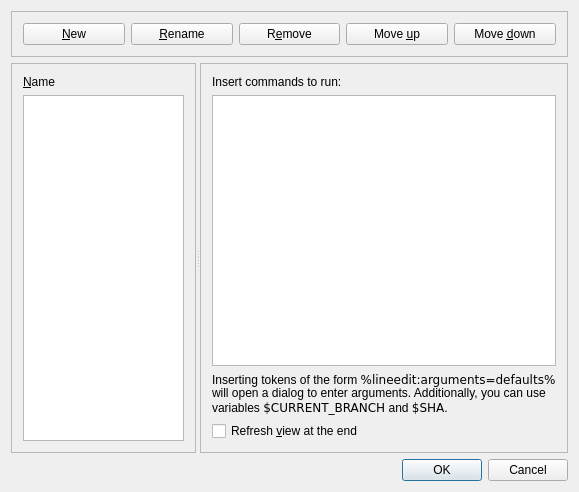
<?xml version="1.0" encoding="UTF-8"?>
<ui version="4.0">
 <class>CustomActionBase</class>
 <widget class="QDialog" name="CustomActionBase">
  <property name="geometry">
   <rect>
    <x>0</x>
    <y>0</y>
    <width>579</width>
    <height>492</height>
   </rect>
  </property>
  <property name="windowTitle">
   <string>Actions builder</string>
  </property>
  <property name="windowIcon">
   <iconset theme="bookmarks" resource="icons.qrc">
    <normaloff>:/icons/resources/bookmark.png</normaloff>:/icons/resources/bookmark.png</iconset>
  </property>
  <layout class="QVBoxLayout" name="verticalLayout">
   <item>
    <widget class="QFrame" name="frame">
     <property name="sizePolicy">
      <sizepolicy hsizetype="Preferred" vsizetype="Fixed">
       <horstretch>0</horstretch>
       <verstretch>0</verstretch>
      </sizepolicy>
     </property>
     <property name="frameShape">
      <enum>QFrame::StyledPanel</enum>
     </property>
     <property name="frameShadow">
      <enum>QFrame::Raised</enum>
     </property>
     <layout class="QHBoxLayout" name="horizontalLayout">
      <item>
       <widget class="QPushButton" name="pushButtonNew">
        <property name="text">
         <string>&amp;New</string>
        </property>
        <property name="icon">
         <iconset theme="bookmark-new" resource="icons.qrc">
          <normaloff>:/icons/resources/bookmark_add.png</normaloff>:/icons/resources/bookmark_add.png</iconset>
        </property>
        <property name="shortcut">
         <string>Alt+N</string>
        </property>
       </widget>
      </item>
      <item>
       <widget class="QPushButton" name="pushButtonRename">
        <property name="text">
         <string>&amp;Rename</string>
        </property>
        <property name="icon">
         <iconset theme="edit-rename" resource="icons.qrc">
          <normaloff>:/icons/resources/pencil.png</normaloff>:/icons/resources/pencil.png</iconset>
        </property>
        <property name="shortcut">
         <string>Alt+R</string>
        </property>
       </widget>
      </item>
      <item>
       <widget class="QPushButton" name="pushButtonRemove">
        <property name="text">
         <string>R&amp;emove</string>
        </property>
        <property name="icon">
         <iconset theme="edit-delete" resource="icons.qrc">
          <normaloff>:/icons/resources/remove.png</normaloff>:/icons/resources/remove.png</iconset>
        </property>
        <property name="shortcut">
         <string>Alt+E</string>
        </property>
       </widget>
      </item>
      <item>
       <widget class="QPushButton" name="pushButtonMoveUp">
        <property name="layoutDirection">
         <enum>Qt::LeftToRight</enum>
        </property>
        <property name="text">
         <string>Move &amp;up</string>
        </property>
        <property name="icon">
         <iconset theme="arrow-up" resource="icons.qrc">
          <normaloff>:/icons/resources/1uparrow.png</normaloff>:/icons/resources/1uparrow.png</iconset>
        </property>
        <property name="shortcut">
         <string>Alt+U</string>
        </property>
       </widget>
      </item>
      <item>
       <widget class="QPushButton" name="pushButtonMoveDown">
        <property name="text">
         <string>Move &amp;down</string>
        </property>
        <property name="icon">
         <iconset theme="arrow-down" resource="icons.qrc">
          <normaloff>:/icons/resources/1downarrow.png</normaloff>:/icons/resources/1downarrow.png</iconset>
        </property>
        <property name="shortcut">
         <string>Alt+D</string>
        </property>
       </widget>
      </item>
     </layout>
    </widget>
   </item>
   <item>
    <widget class="QSplitter" name="splitter">
     <property name="sizePolicy">
      <sizepolicy hsizetype="Expanding" vsizetype="Expanding">
       <horstretch>0</horstretch>
       <verstretch>0</verstretch>
      </sizepolicy>
     </property>
     <property name="orientation">
      <enum>Qt::Horizontal</enum>
     </property>
     <widget class="QFrame" name="frame_3">
      <property name="frameShape">
       <enum>QFrame::StyledPanel</enum>
      </property>
      <property name="frameShadow">
       <enum>QFrame::Raised</enum>
      </property>
      <layout class="QVBoxLayout" name="verticalLayout_3">
       <item>
        <widget class="QLabel" name="labelActionName">
         <property name="text">
          <string>&amp;Name</string>
         </property>
         <property name="buddy">
          <cstring>listWidgetNames</cstring>
         </property>
        </widget>
       </item>
       <item>
        <widget class="QListWidget" name="listWidgetNames"/>
       </item>
      </layout>
     </widget>
     <widget class="QFrame" name="frame_2">
      <property name="frameShape">
       <enum>QFrame::StyledPanel</enum>
      </property>
      <property name="frameShadow">
       <enum>QFrame::Raised</enum>
      </property>
      <layout class="QVBoxLayout" name="verticalLayout_2">
       <item>
        <widget class="QLabel" name="textLabel1">
         <property name="text">
          <string>Insert commands to run:</string>
         </property>
        </widget>
       </item>
       <item>
        <widget class="QTextEdit" name="textEditAction">
         <property name="toolTip">
          <string>Insert commands to run. See handbook (F1) for some examples.</string>
         </property>
         <property name="acceptRichText">
          <bool>false</bool>
         </property>
        </widget>
       </item>
       <item>
        <widget class="QLabel" name="label">
         <property name="text">
          <string>Inserting tokens of the form &lt;code&gt;%lineedit:arguments=defaults%&lt;/code&gt;&lt;br/&gt;
will open a dialog to enter arguments. Additionally, you can use&lt;br/&gt;
variables &lt;code&gt;$CURRENT_BRANCH&lt;/code&gt; and &lt;code&gt;$SHA&lt;/code&gt;.</string>
         </property>
         <property name="wordWrap">
          <bool>false</bool>
         </property>
        </widget>
       </item>
       <item>
        <widget class="QCheckBox" name="checkBoxRefreshAfterAction">
         <property name="toolTip">
          <string>If checked main view will be automatically refreshed when done</string>
         </property>
         <property name="text">
          <string>Refresh &amp;view at the end</string>
         </property>
         <property name="shortcut">
          <string>Alt+V</string>
         </property>
        </widget>
       </item>
      </layout>
     </widget>
    </widget>
   </item>
   <item>
    <widget class="QDialogButtonBox" name="buttonBox">
     <property name="standardButtons">
      <set>QDialogButtonBox::Cancel|QDialogButtonBox::Ok</set>
     </property>
    </widget>
   </item>
  </layout>
 </widget>
 <layoutdefault spacing="6" margin="11"/>
 <resources>
  <include location="icons.qrc"/>
 </resources>
 <connections>
  <connection>
   <sender>pushButtonNew</sender>
   <signal>clicked()</signal>
   <receiver>CustomActionBase</receiver>
   <slot>pushButtonNew_clicked()</slot>
   <hints>
    <hint type="sourcelabel">
     <x>20</x>
     <y>20</y>
    </hint>
    <hint type="destinationlabel">
     <x>20</x>
     <y>20</y>
    </hint>
   </hints>
  </connection>
  <connection>
   <sender>pushButtonRename</sender>
   <signal>clicked()</signal>
   <receiver>CustomActionBase</receiver>
   <slot>pushButtonRename_clicked()</slot>
   <hints>
    <hint type="sourcelabel">
     <x>20</x>
     <y>20</y>
    </hint>
    <hint type="destinationlabel">
     <x>20</x>
     <y>20</y>
    </hint>
   </hints>
  </connection>
  <connection>
   <sender>pushButtonRemove</sender>
   <signal>clicked()</signal>
   <receiver>CustomActionBase</receiver>
   <slot>pushButtonRemove_clicked()</slot>
   <hints>
    <hint type="sourcelabel">
     <x>20</x>
     <y>20</y>
    </hint>
    <hint type="destinationlabel">
     <x>20</x>
     <y>20</y>
    </hint>
   </hints>
  </connection>
  <connection>
   <sender>checkBoxRefreshAfterAction</sender>
   <signal>toggled(bool)</signal>
   <receiver>CustomActionBase</receiver>
   <slot>checkBoxRefreshAfterAction_toggled(bool)</slot>
   <hints>
    <hint type="sourcelabel">
     <x>20</x>
     <y>20</y>
    </hint>
    <hint type="destinationlabel">
     <x>20</x>
     <y>20</y>
    </hint>
   </hints>
  </connection>
  <connection>
   <sender>pushButtonMoveUp</sender>
   <signal>clicked()</signal>
   <receiver>CustomActionBase</receiver>
   <slot>pushButtonMoveUp_clicked()</slot>
   <hints>
    <hint type="sourcelabel">
     <x>20</x>
     <y>20</y>
    </hint>
    <hint type="destinationlabel">
     <x>20</x>
     <y>20</y>
    </hint>
   </hints>
  </connection>
  <connection>
   <sender>pushButtonMoveDown</sender>
   <signal>clicked()</signal>
   <receiver>CustomActionBase</receiver>
   <slot>pushButtonMoveDown_clicked()</slot>
   <hints>
    <hint type="sourcelabel">
     <x>20</x>
     <y>20</y>
    </hint>
    <hint type="destinationlabel">
     <x>20</x>
     <y>20</y>
    </hint>
   </hints>
  </connection>
  <connection>
   <sender>textEditAction</sender>
   <signal>textChanged()</signal>
   <receiver>CustomActionBase</receiver>
   <slot>textEditAction_textChanged()</slot>
   <hints>
    <hint type="sourcelabel">
     <x>395</x>
     <y>239</y>
    </hint>
    <hint type="destinationlabel">
     <x>330</x>
     <y>231</y>
    </hint>
   </hints>
  </connection>
  <connection>
   <sender>listWidgetNames</sender>
   <signal>currentItemChanged(QListWidgetItem*,QListWidgetItem*)</signal>
   <receiver>CustomActionBase</receiver>
   <slot>listWidgetNames_currentItemChanged(QListWidgetItem*,QListWidgetItem*)</slot>
   <hints>
    <hint type="sourcelabel">
     <x>129</x>
     <y>256</y>
    </hint>
    <hint type="destinationlabel">
     <x>337</x>
     <y>232</y>
    </hint>
   </hints>
  </connection>
  <connection>
   <sender>buttonBox</sender>
   <signal>accepted()</signal>
   <receiver>CustomActionBase</receiver>
   <slot>accept()</slot>
   <hints>
    <hint type="sourcelabel">
     <x>289</x>
     <y>428</y>
    </hint>
    <hint type="destinationlabel">
     <x>289</x>
     <y>245</y>
    </hint>
   </hints>
  </connection>
  <connection>
   <sender>buttonBox</sender>
   <signal>rejected()</signal>
   <receiver>CustomActionBase</receiver>
   <slot>reject()</slot>
   <hints>
    <hint type="sourcelabel">
     <x>289</x>
     <y>471</y>
    </hint>
    <hint type="destinationlabel">
     <x>289</x>
     <y>245</y>
    </hint>
   </hints>
  </connection>
 </connections>
</ui>
